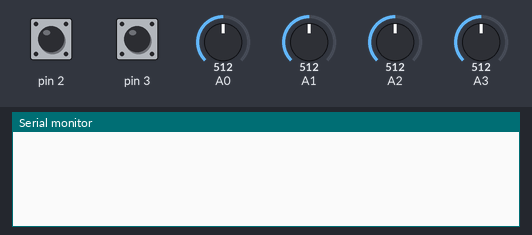
A program run on a simulated Arduino Nano, built with avr-gcc and run on an emulated ATmega328P. Parts: the last lines printed to the serial monitor. The test bench sets the inputs (shaded band); at power-on: A0 = 512, A1 = 512, pin 2 HIGH, pin 3 HIGH, A2 = 512, A3 = 512. No radio packets arrive unless stated.

Above: at 1.2 s.
1.3 s: A0 set to 534
At 1.46 s:
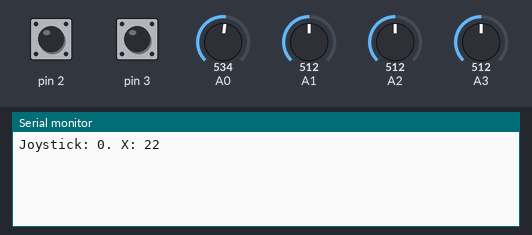
3.2 s: A1 set to 532
At 3.47 s:
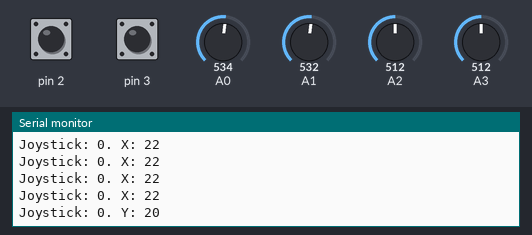

The program:

main.cpp
```cpp
/*
    Includes
*/
#include <Settings.h>
#include <Arduino.h>
#include <Controller.h>
#include <Joystick.h>

#ifdef SETTINGS_USE_OLED
    #include <Oled.h>
#endif

/*
    Objects used in the controller
*/
RCATTController *controller;
RCATTJoystick   *joystick_left;
RCATTJoystick   *joystick_right;

#ifdef SETTINGS_USE_OLED
    Oled *screen;
#endif


void setup()
{

#ifdef SETTINGS_SERIAL_OUTPUT
    Serial.begin(9600);
#endif

    //
    //  Create the controller object
    //
    controller = new RCATTController();

#ifdef SETTINGS_USE_OLED
    //
    //  Create screen and register the oled
    //
    screen = new Oled();
    controller->registerOled(screen);
#endif

    //
    // Create left joystick and register the controller with it
    //
    joystick_left = new RCATTJoystick(0,             // Address
                                      0, 1, 2,       // X, Y, and SW pins
                                      0, 255,        // X Range and rest
                                      0, 255,        // Y Range and rest
                                      10,            // Tolerance
                                      1              // SW Rest
                                    );
    joystick_left->registerController(controller);

    //
    // Create right joystick and register the controller with it
    //
    joystick_right = new RCATTJoystick(1,             // Address
                                       2, 3, 3,       // X, Y, and SW pins
                                       0, 255,        // X Range and rest
                                       0, 255,        // Y Range and rest
                                       10,            // Tolerance
                                       1              // SW Rest
                                    );
    joystick_right->registerController(controller);

    //
    //  Register joysticks with controller
    //
    controller->registerJoystick(joystick_left);
    controller->registerJoystick(joystick_right);

    //
    //  Inform controller that setup is complete
    //
    controller->begin();
}

void loop()
{
   // Tick the controller activity
   controller->tick();
  // delay(SETTINGS_PROGRAM_DELAY_MS);
}
```

Measured:
- the behaviour switches between 522 and 523 on A0 (found by bisection; images 0 and 1)
- the behaviour switches between 522 and 523 on A1 (found by bisection; images 1 and 2)
- after the input at 1.3 s, the serial monitor: prints a new line at once (image 1)
- after the input at 3.2 s, the serial monitor: prints a new line after 0.11 s (image 2)
